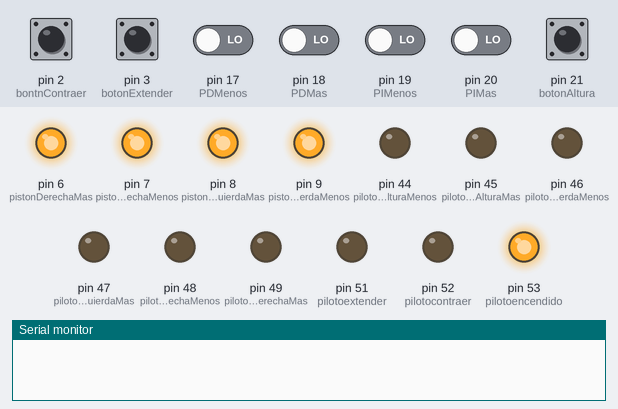
Recording of a sketch running on a simulated Arduino Mega 2560, built with avr-gcc and run on an emulated ATmega2560. Parts: output pins drawn as LEDs (lit = HIGH), the last lines printed to the serial monitor. The inputs (shaded band) are chosen by the test bench; at power-on: pin 2 (bontnContraer), pin 3 (botonExtender), pin 21 (botonAltura) HIGH, pin 17 (PDMenos), pin 18 (PDMas), pin 19 (PIMenos), pin 20 (PIMas) LOW.

Above: at 2.2 s.
2.3 s: pin 2 (bontnContraer) pulled LOW for 0.15 s
At 3.0 s:
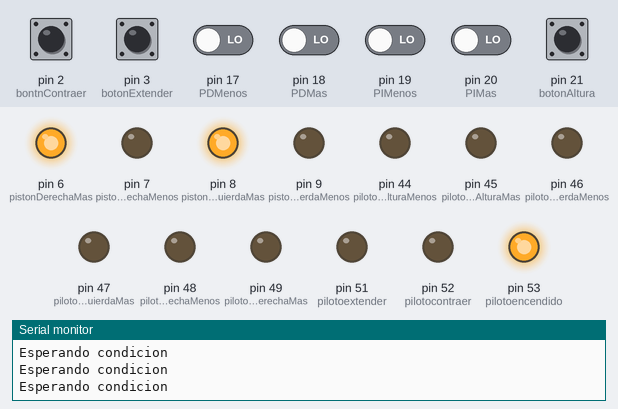
3.9 s: pin 17 (PDMenos) driven HIGH
At 4.8 s:
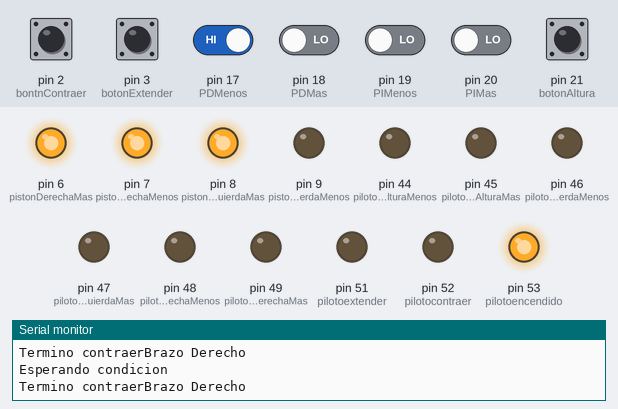
7.1 s: pin 19 (PIMenos) driven HIGH
At 7.6 s:
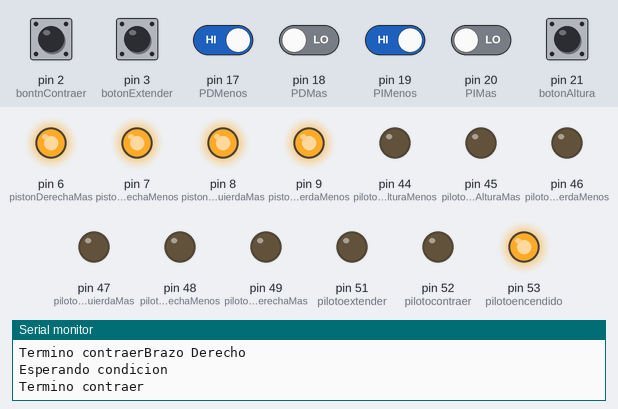
8.6 s: pin 3 (botonExtender) pulled LOW for 1 s
At 10.1 s:
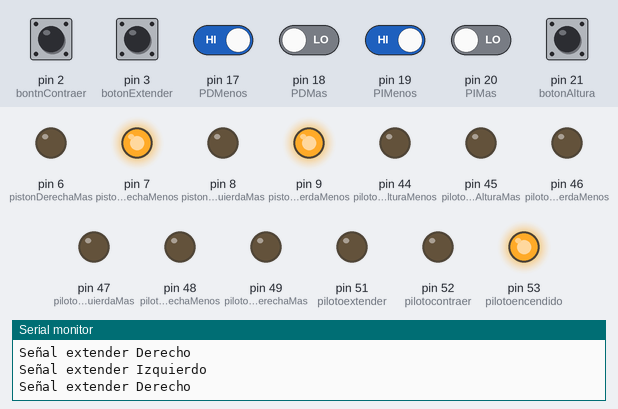
11.1 s: pin 18 (PDMas) driven HIGH
At 12.5 s:
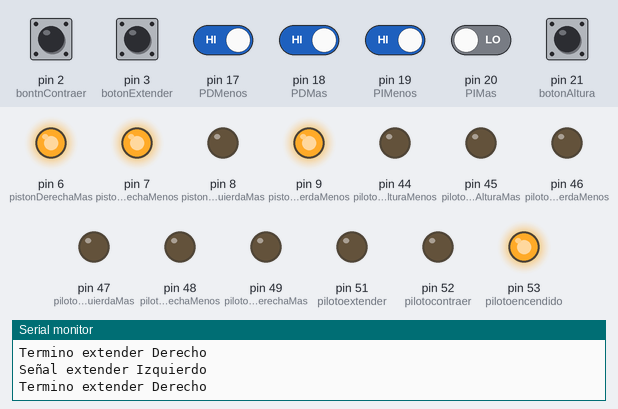
Timing chart, 0 to 13.6 s (numbered marks = the images above; inputs shaded):
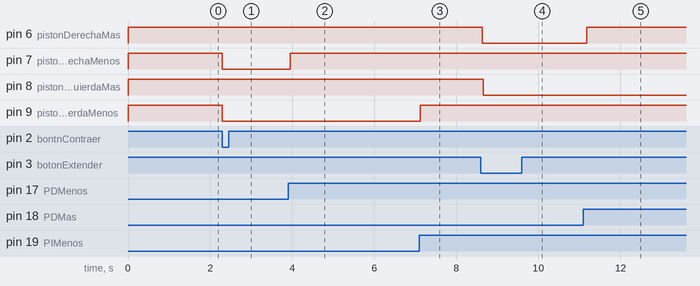

Measured:
- after the input at 2.3 s, pin 7 (pistonDerechaMenos), pin 9 (pistonIzquierdaMenos): HIGH → LOW at once
- after the input at 3.9 s, pin 7 (pistonDerechaMenos): LOW → HIGH after 0.05 s
- after the input at 7.1 s, pin 9 (pistonIzquierdaMenos): LOW → HIGH at once
- after the input at 8.6 s, pin 6 (pistonDerechaMas): HIGH → LOW at once; pin 8 (pistonIzquierdaMas): HIGH → LOW after 0.06 s
- after the input at 11.1 s, pin 6 (pistonDerechaMas): LOW → HIGH after 0.08 s

The sketch:

main.ino
```cpp
//PINES DE ENTRADA DE CONTROLADOR

  //REALIMENTACION ACTUADORES
    int PDMenos = 17;
    int PDMas = 18;
    int PIMenos = 19;
    int PIMas = 20;
    int PAMenos = 19;
    int PAMas = 20;


  //BOTONES TABLERO
    int bontnContraer = 2;  //Pin Interrupcion
    int botonExtender = 3;  //Pin Interrupcion
    int botonAltura = 21;
    int PotAltura = 0;         //Pin Analogo
    int PotSensorAltura = 1;         //Pin Analogo

//PINES DE SALIDA DE CONTROLADOR

  //ELECTROVALVULAS
    int pistonDerechaMas = 6;
    int pistonDerechaMenos = 7;
    int pistonIzquierdaMas = 8;
    int pistonIzquierdaMenos = 9;
    int pistonAlturaMas = 8; //10
    int pistonAlturaMenos = 9;  //11

    //INDICADORES PILOTOS
    int pilotoencendido = 53;

    int pilotoextender = 51;
    int pilotocontraer = 52;

    int pilotopistonDerechaMas = 49;
    int pilotopistonDerechaMenos = 48;
    int pilotopistonIzquierdaMas = 47;
    int pilotopistonIzquierdaMenos = 46;
    int pilotopistonAlturaMas =45;
    int pilotopistonAlturaMenos =44;

//VARAIBLES
    boolean contraerPistones = false;
    boolean extenderPistones = false;
    boolean alturaPiston = false;

    boolean PMenosEstado = false;
    boolean PMasEstado = false;

    float ReadAlturaNew = 0;
    float ReadAlturaOld = 0;


// Configuracion Inicial
void setup() {

    Serial.begin(9600);

  //ENTRADAS
    pinMode(PDMenos, INPUT);
    pinMode(PDMas, INPUT);
    pinMode(PIMenos, INPUT);
    pinMode(PIMas, INPUT);

    pinMode(bontnContraer, INPUT_PULLUP); //Pines con Interrupcion
    pinMode(botonExtender, INPUT_PULLUP); //Pines con Interrupcion
    pinMode(botonAltura, INPUT_PULLUP); //Pines con Interrupcion

    attachInterrupt(digitalPinToInterrupt(bontnContraer), contraer, CHANGE);
    attachInterrupt(digitalPinToInterrupt(botonExtender), extender, CHANGE);
    attachInterrupt(digitalPinToInterrupt(botonAltura), altura, CHANGE);

  //SALIDAS
    pinMode(pistonDerechaMas, OUTPUT);
    pinMode(pistonDerechaMenos, OUTPUT);
    pinMode(pistonIzquierdaMas, OUTPUT);
    pinMode(pistonIzquierdaMenos, OUTPUT);
    pinMode(pistonAlturaMas, OUTPUT);
    pinMode(pistonAlturaMenos, OUTPUT);

    pinMode(pilotoencendido, OUTPUT);
    pinMode(pilotoextender, OUTPUT);
    pinMode(pilotocontraer, OUTPUT);
    pinMode(pilotopistonDerechaMas, OUTPUT);
    pinMode(pilotopistonDerechaMenos, OUTPUT);
    pinMode(pilotopistonIzquierdaMas, OUTPUT);
    pinMode(pilotopistonIzquierdaMenos, OUTPUT);
    pinMode(pilotopistonAlturaMas, OUTPUT);
    pinMode(pilotopistonAlturaMenos, OUTPUT);

    digitalWrite(pistonDerechaMas, HIGH);
    digitalWrite(pistonDerechaMenos, HIGH);
    digitalWrite(pistonIzquierdaMas, HIGH);
    digitalWrite(pistonIzquierdaMenos, HIGH);
    digitalWrite(pistonAlturaMas, HIGH);
    digitalWrite(pistonAlturaMenos, HIGH);


    digitalWrite(pilotoencendido, HIGH);
    delay(1000);
}

boolean extenderBrazos(){
  Serial.println("entro extender Brazos");
  boolean ret = false;
  //Se verifica que los pistones este en Contraidos
  Serial.print("PIMenos: ");    Serial.println(digitalRead(PIMenos));
  Serial.print("PDMenos: ");    Serial.println(digitalRead(PDMenos));
  //if(digitalRead(PIMenos) && digitalRead(PDMenos)){
    PMenosEstado= true;

  //Si ambos pistones estan Contraidos se activan hasta llegar a extenderse
    while(PMenosEstado){
      if(!digitalRead(PDMas)){
        Serial.println("Señal extender Derecho");
        digitalWrite(pistonDerechaMas, LOW);      //SALIDA DEL PISTON DERECHO
      }else{
         Serial.println("Termino extender Derecho");
        digitalWrite(pistonDerechaMas, HIGH);}

      if(!digitalRead(PIMas)){
        Serial.println("Señal extender Izquierdo");
        digitalWrite(pistonIzquierdaMas, LOW);    //SALIDA DEL PISTON IZQUIERDO
      }else{
        Serial.println("Termino extender Izquierdo");
        digitalWrite(pistonIzquierdaMas, HIGH);}

      if(digitalRead(PDMas) && digitalRead(PIMas)){   //TERMINO DE EXTENDER LOS DOS PISTONES
        Serial.println("Termino extenderBrazos");
        digitalWrite(pistonDerechaMas, HIGH);
        digitalWrite(pistonIzquierdaMas, HIGH);
        PMenosEstado = false;
        ret = true;
        break;
      }
    }
  //}else{}
  return ret;
}

boolean contraerBrazos(){
  Serial.println("entro contraerBrazos");
  boolean ret = false;
  //Se verifica que los pistones esten Extendidos
  Serial.print("PIMas: ");    Serial.println(digitalRead(PIMas));
  Serial.print("PDMas: ");    Serial.println(digitalRead(PDMas));
  //if(digitalRead(PIMas) && digitalRead(PDMas)){
    PMasEstado = true;

  digitalWrite(pistonDerechaMenos, LOW);    //ENTRADA DEL PISTON DERECHO
  digitalWrite(pistonIzquierdaMenos, LOW);  //ENTRADA DEL PISTON IZQUIERDO

  //Si ambos pistones estan Extraidos se activan hasta llegar a contraerse
  while(!(digitalRead(PDMenos) && digitalRead(PIMenos))){
    if(digitalRead(PDMenos)){
      Serial.println("Termino contraerBrazo Derecho");
      digitalWrite(pistonDerechaMenos, HIGH);
    }
    if(digitalRead(PIMenos)){
      Serial.println("Termino contraerBrazo Izquierdo");
      digitalWrite(pistonIzquierdaMenos, HIGH);
    }
    Serial.println("Esperando condicion");
  }
  Serial.println("Termino contraer");
  ret = true;
  digitalWrite(pistonDerechaMenos, HIGH);
  digitalWrite(pistonIzquierdaMenos, HIGH);
  //}else{}
  return ret;
}


boolean configurarAltura(){
  Serial.println("entro configurar Altura");
  boolean ret = false;
  int type = -1;  //0 arriba  ,  1 abajo
  int rango = 10;

  int setPointAlturaValue = analogRead(PotAltura);
  Serial.print("Voltaje setPoint"); Serial.println(setPointAlturaValue);

  int sensorAlturaValue = analogRead(PotSensorAltura);
  Serial.print("Voltaje sensor"); Serial.println(sensorAlturaValue);

  type = (setPointAlturaValue - sensorAlturaValue < 0)?1:0;

  switch (type) {
    case 0:
      digitalWrite(pistonAlturaMenos, LOW);    //ENTRADA DEL PISTON ALTURA
    //do something when var equals 1
    break;
    case 1:
      digitalWrite(pistonAlturaMas, LOW);    //SALIDA DEL PISTON ALTURA
    //do something when var equals 2
    break;
  }

  while(abs(setPointAlturaValue - sensorAlturaValue) > rango && digitalRead(PAMas) == 0 && digitalRead(PAMenos) == 0){
    setPointAlturaValue = analogRead(PotAltura);
    sensorAlturaValue = analogRead(PotSensorAltura);
    Serial.println(setPointAlturaValue);
    Serial.print("  -  ");
    Serial.print(sensorAlturaValue);
    Serial.print("  -  ");
    Serial.println(setPointAlturaValue - sensorAlturaValue);

    delay(50);
  }

  digitalWrite(pistonAlturaMenos, HIGH);
  digitalWrite(pistonAlturaMas, HIGH);
  ret = true;


  return ret;
}


//PROGRAMA PRINCIPAL
void loop() {
//---------------------------------------------------------------------------------------------
  //Funcionalidad para Contraer los pistones
  if(contraerPistones ){
    contraerBrazos();
    contraerPistones = false;
    extenderPistones = false;
    alturaPiston = false;
  }

//---------------------------------------------------------------------------------------------
  //Funcionalidad para Extender los pistones
  else if(extenderPistones ){
    extenderBrazos();
    extenderPistones = false;
    contraerPistones = false;
    alturaPiston = false;
  }
//---------------------------------------------------------------------------------------------
 //Funcionalidad para Ajustar la altura de los brazos
  else if(alturaPiston ){
    configurarAltura();
    extenderPistones = false;
    contraerPistones = false;
    alturaPiston = false;
  }

  delay(100);
} //FIN DEL PROGRAMA PRINCIPAL


//FUNCIONES DE LAS INTERRUPCIONES
void contraer(){
  Serial.println("interrupcion contraer");
  contraerPistones = true;
}
void extender(){
  Serial.println("interrupcion extender");
  extenderPistones = true;
}

void altura(){
  Serial.println("interrupcion altura");
  alturaPiston = true;
}
```
